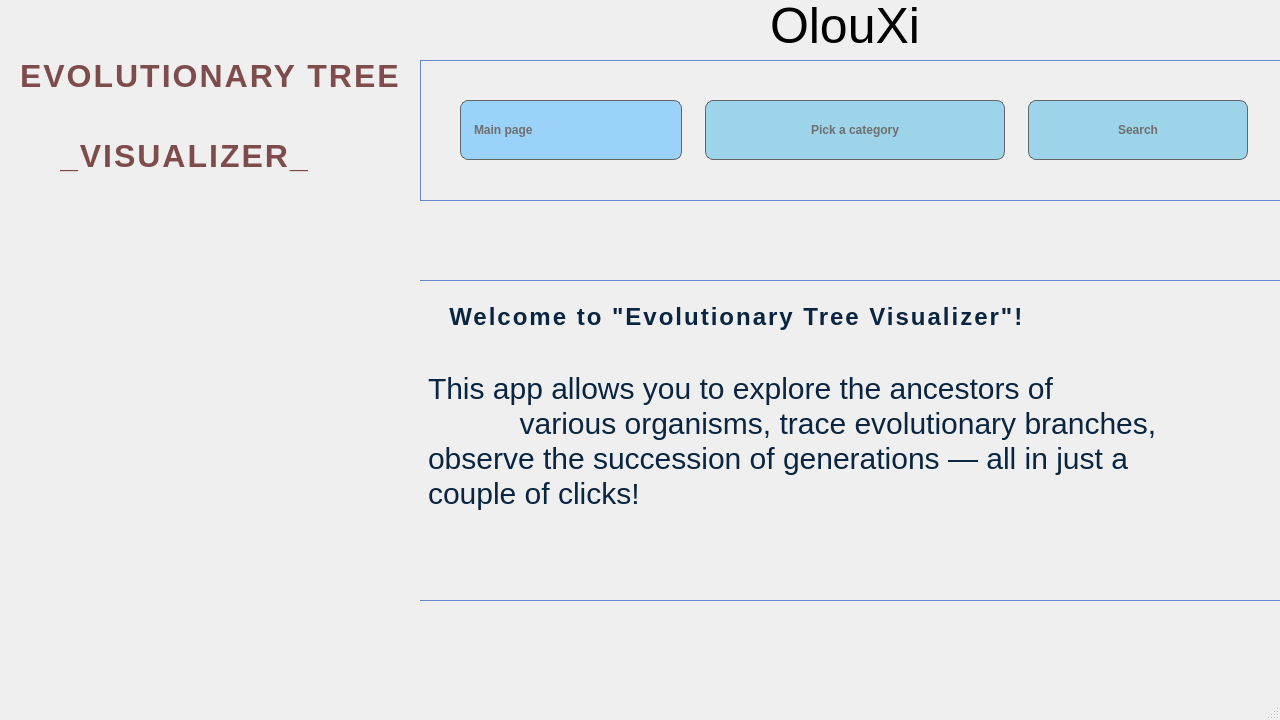
<?xml version="1.0" encoding="UTF-8"?>
<ui version="4.0">
 <class>MainWindow</class>
 <widget class="QMainWindow" name="MainWindow">
  <property name="geometry">
   <rect>
    <x>0</x>
    <y>0</y>
    <width>1280</width>
    <height>720</height>
   </rect>
  </property>
  <property name="windowTitle">
   <string>MainWindow</string>
  </property>
  <property name="styleSheet">
   <string notr="true">QWidget {
  background-image: url(&quot;:/images/img/main window.png&quot;);
}
</string>
  </property>
  <widget class="QWidget" name="centralwidget">
   <widget class="QLabel" name="label_5">
    <property name="geometry">
     <rect>
      <x>20</x>
      <y>50</y>
      <width>391</width>
      <height>51</height>
     </rect>
    </property>
    <property name="styleSheet">
     <string notr="true">QLabel {
    font-family: &quot;comic Sans MS&quot;; 
    font-size: 32px;
    font-weight: bold; 
    letter-spacing: 2px; 
    color: #7F4C4C;
    text-transform: uppercase; 
    background: transparent; 
    qproperty-alignment: 'AlignCenter'; 
}
</string>
    </property>
    <property name="text">
     <string>EVOLUTIONARY TREE</string>
    </property>
   </widget>
   <widget class="QWidget" name="widget" native="true">
    <property name="enabled">
     <bool>true</bool>
    </property>
    <property name="geometry">
     <rect>
      <x>420</x>
      <y>-120</y>
      <width>900</width>
      <height>890</height>
     </rect>
    </property>
    <property name="styleSheet">
     <string notr="true">QWidget {
    background: qlineargradient(
        spread: pad, x1: 0, y1: 0, x2: 1, y2: 1,
        stop: 0 rgba(240, 248, 255, 255), 
        stop: 1 rgba(220, 235, 250, 255)  
    );
  
    border: none;
    border-radius: 15px;

border-top-left-radius: 200px;  
    border-bottom-left-radius: 200px;
    padding: 60px; 
   }</string>
    </property>
    <widget class="QLabel" name="label">
     <property name="geometry">
      <rect>
       <x>-20</x>
       <y>400</y>
       <width>931</width>
       <height>321</height>
      </rect>
     </property>
     <property name="styleSheet">
      <string notr="true">QLabel {
    background: qlineargradient(x1:0, y1:0, x2:1, y2:0, 
        stop:0 rgb(217, 217, 217),
        stop:1 rgb(103, 136, 207)); 
    color:  #092541;
    border-radius: 8px;
    border: 1px solid rgb(103, 136, 207); 
    padding: 10px; 
 font-family: &quot;comic Sans MS&quot;;
    font-size: 30px; 
    font-weight: normal;
    color:  #092541;
 qproperty-alignment: 'AlignCenter';

    color:  #092541; 
border-bottom-left-radius: 0px;
border-top-left-radius: 0px;
padding: 20px;
}



</string>
     </property>
     <property name="text">
      <string>This app allows you to explore the ancestors of 
           various organisms, trace evolutionary branches,
observe the succession of generations — all in just a 
couple of clicks!</string>
     </property>
    </widget>
    <widget class="QLabel" name="label_2">
     <property name="geometry">
      <rect>
       <x>0</x>
       <y>180</y>
       <width>1050</width>
       <height>141</height>
      </rect>
     </property>
     <property name="styleSheet">
      <string notr="true">QLabel {
    background: qlineargradient(x1:0, y1:0, x2:1, y2:0, 
        stop:0 rgb(217, 217, 217),
        stop:1 rgb(103, 136, 207)); 
    color: #333333;

    border: 1px solid rgb(103, 136, 207); 
    padding: 10px; 
 
    color: #000000;


padding: 20px;

}
</string>
     </property>
     <property name="text">
      <string/>
     </property>
    </widget>
    <widget class="QLabel" name="label_3">
     <property name="geometry">
      <rect>
       <x>700</x>
       <y>647</y>
       <width>251</width>
       <height>261</height>
      </rect>
     </property>
     <property name="styleSheet">
      <string notr="true">QLabel {
    border: none; /* Убирает границу */
    background: transparent; /* Убирает фон (если требуется) */
}
</string>
     </property>
     <property name="text">
      <string/>
     </property>
    </widget>
    <widget class="QPushButton" name="CategoryButton">
     <property name="geometry">
      <rect>
       <x>285</x>
       <y>220</y>
       <width>300</width>
       <height>60</height>
      </rect>
     </property>
     <property name="styleSheet">
      <string notr="true">QPushButton {
	font: 32pt &quot;Mongolian Baiti&quot;;
background-color: rgb(157, 212, 234);
    font-weight: bold; 
    color: rgb(110, 110, 110);
    border-radius: 8px;
    border: 1px solid #9DD4EA; 
    padding: 5px 10px; 
border: 1px solid rgb(100, 100, 100);

}
QPushButton:focus {
    border: 2px solid #6B8E23;
}

</string>
     </property>
     <property name="text">
      <string>Pick a category</string>
     </property>
    </widget>
    <widget class="QLabel" name="label_7">
     <property name="geometry">
      <rect>
       <x>40</x>
       <y>220</y>
       <width>222</width>
       <height>60</height>
      </rect>
     </property>
     <property name="styleSheet">
      <string notr="true">QLabel {
	font: 32pt &quot;Mongolian Baiti&quot;;
background-color: rgb(155, 210, 250);
    font-weight: bold; 
    color: rgb(110, 110, 110);
    border-radius: 8px;
    border: 1px solid #9DD4EA; 
    padding: 5px 10px; 
border: 1px solid rgb(100, 100, 100);
}</string>
     </property>
     <property name="text">
      <string>Main page</string>
     </property>
    </widget>
    <widget class="QPushButton" name="pushButton">
     <property name="geometry">
      <rect>
       <x>608</x>
       <y>220</y>
       <width>220</width>
       <height>60</height>
      </rect>
     </property>
     <property name="styleSheet">
      <string notr="true">QPushButton {
	font: 32pt &quot;Mongolian Baiti&quot;;
background-color: rgb(157, 212, 234);
    font-weight: bold; 
    color: rgb(110, 110, 110);
    border-radius: 8px;
    border: 1px solid #9DD4EA; 
    padding: 5px 10px; 
border: 1px solid rgb(100, 100, 100);

}
QPushButton:focus {
    border: 2px solid #6B8E23;
}</string>
     </property>
     <property name="text">
      <string>Search</string>
     </property>
    </widget>
    <widget class="QLabel" name="label_8">
     <property name="geometry">
      <rect>
       <x>-80</x>
       <y>360</y>
       <width>931</width>
       <height>181</height>
      </rect>
     </property>
     <property name="styleSheet">
      <string notr="true">QLabel {
    font-family: &quot;comic Sans MS&quot;; 
    font-size: 24px;
    font-weight: bold; 
    letter-spacing: 2px; 
    color: #092541;
    text-transform: uppercase; 
    background: transparent; 
    qproperty-alignment: 'AlignCenter'; 
}
</string>
     </property>
     <property name="text">
      <string>     Welcome to &quot;Evolutionary Tree Visualizer&quot;!
</string>
     </property>
    </widget>
    <widget class="QLabel" name="label_9">
     <property name="geometry">
      <rect>
       <x>337</x>
       <y>120</y>
       <width>241</width>
       <height>51</height>
      </rect>
     </property>
     <property name="styleSheet">
      <string notr="true">QLabel {
    font-family: &quot;Times new Roman&quot;; 
    font-size: 50px;
    padding: 1px;
    background: transparent;
}
</string>
     </property>
     <property name="text">
      <string>OlouXi</string>
     </property>
    </widget>
    <zorder>label_2</zorder>
    <zorder>label_3</zorder>
    <zorder>CategoryButton</zorder>
    <zorder>label</zorder>
    <zorder>label_7</zorder>
    <zorder>pushButton</zorder>
    <zorder>label_8</zorder>
    <zorder>label_9</zorder>
   </widget>
   <widget class="QLabel" name="label_6">
    <property name="geometry">
     <rect>
      <x>60</x>
      <y>120</y>
      <width>291</width>
      <height>71</height>
     </rect>
    </property>
    <property name="styleSheet">
     <string notr="true">QLabel {
    font-family: &quot;comic Sans MS&quot;; 
    font-size: 32px;
    font-weight: bold; 
    letter-spacing: 2px; 
    color: #7F4C4C;
    text-transform: uppercase; 
    background: transparent; 
    qproperty-alignment: 'AlignCenter'; 
}
</string>
    </property>
    <property name="text">
     <string>_VISUALIZER_</string>
    </property>
   </widget>
   <widget class="QLabel" name="label_4">
    <property name="geometry">
     <rect>
      <x>3</x>
      <y>200</y>
      <width>691</width>
      <height>491</height>
     </rect>
    </property>
    <property name="styleSheet">
     <string notr="true">QLabel {
    border: none; /*delete border */
    background: transparent; /* delete background*/
}
</string>
    </property>
    <property name="text">
     <string/>
    </property>
   </widget>
  </widget>
  <widget class="QMenuBar" name="menubar">
   <property name="geometry">
    <rect>
     <x>0</x>
     <y>0</y>
     <width>1280</width>
     <height>18</height>
    </rect>
   </property>
  </widget>
  <widget class="QStatusBar" name="statusbar"/>
 </widget>
 <resources/>
 <connections/>
</ui>
